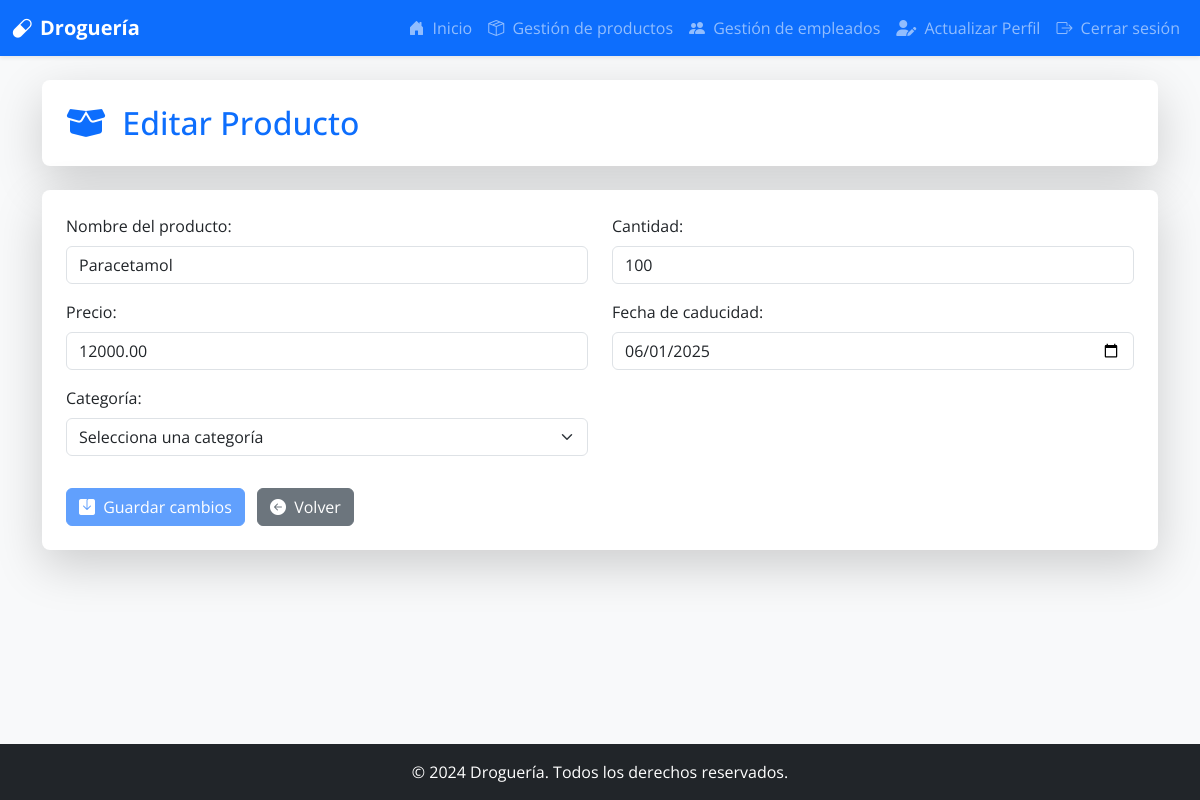
/productosDB/edit/1 (signed in), run on the app's committed database.
### models.py (models this page shows)
class Producto(db.Model):
    __tablename__ = 'productos'
    producto_ID = db.Column(db.Integer, primary_key=True, autoincrement=True)
    categoria_FK = db.Column(db.Integer, db.ForeignKey('categoria.categoria_ID', ondelete='CASCADE'), nullable=False)
    nombre_producto = db.Column(db.String(150), nullable=False)
    cantidad = db.Column(db.Integer, nullable=False)
    precio = db.Column(db.Integer, nullable=False)
    fecha_caducidad = db.Column(db.Date, nullable=False)
    facturas_detalle = db.relationship('FacturaDetalle', backref='producto', cascade='all, delete')
    inventario = db.relationship('Inventario', backref='producto', cascade='all, delete')

### app.py (the view)
@app.route('/productosDB/edit/<int:id>', methods=['GET'])
@login_required
def edit_producto(id):
    if Rol.query.get(current_user.rol_FK).rol_usuario != "administrador":
        return jsonify({"error": "Acceso no autorizado"}), 403
    producto = Producto.query.get_or_404(id)
    categorias = Categoria.query.all()
    return render_template('edit_producto.html', producto=producto, categorias=categorias                                                                                                     )

### app.py (called while the page is built)
@login_manager.user_loader
def load_user(user_id):
    return db.session.get(Usuario, int(user_id))

### templates/edit_producto.html (shortened to what this page needs)
<!DOCTYPE html>
<html lang="es">
<head>
    <link href="https://cdn.jsdelivr.net/npm/bootstrap@5.3.2/dist/css/bootstrap.min.css" rel="stylesheet">
    <link href="https://cdn.jsdelivr.net/npm/bootstrap-icons@1.11.1/font/bootstrap-icons.css" rel="stylesheet">
    <link rel="stylesheet" href="https://cdnjs.cloudflare.com/ajax/libs/font-awesome/6.5.2/css/all.min.css">
</head>
<body class="bg-light">
    <nav class="navbar navbar-expand-lg navbar-dark bg-primary shadow-sm">
        <div class="container-fluid">
            <a class="navbar-brand d-flex align-items-center" href="{{ url_for('adminMain') }}">
                <i class="bi bi-capsule me-2"></i>
                <span class="fw-bold">Droguería</span>
            </a>
            <div class="collapse navbar-collapse" id="navbarNav">
                <ul class="navbar-nav ms-auto">
                    <li class="nav-item">
                        <a class="nav-link" href="{{ url_for('adminMain') }}"><i class="bi bi-house-door-fill me-1"></i> Inicio</a>
                    </li>
                    <li class="nav-item">
                        <a class="nav-link" href="{{ url_for('productosDB') }}"><i class="bi bi-box-seam me-1"></i> Gestión de productos</a>
                    </li>
                    <li class="nav-item">
                        <a class="nav-link" href="{{ url_for('empleadosDB') }}"><i class="bi bi-people-fill me-1"></i> Gestión de empleados</a>
                    </li>
                    <li class="nav-item">
                        <a class="nav-link" href="{{ url_for('update_profile') }}"><i class="fas fa-user-edit me-1"></i> Actualizar Perfil</a>
                    </li>
                    <li class="nav-item">
                        <a class="nav-link" href="{{ url_for('logout') }}"><i class="bi bi-box-arrow-right me-1"></i> Cerrar sesión</a>
                    </li>
                </ul>
            </div>
        </div>
    </nav>
    <main class="container mt-4 mb-5">
        <div class="card shadow-lg p-4 rounded-3 border-0 bg-white mb-4">
            <h2 class="card-title text-primary mb-0">
                <i class="fas fa-box-open me-2"></i> Editar Producto
            </h2>
        </div>
        <div class="card shadow-lg p-4 rounded-3 border-0 bg-white">
            <form action="{{ url_for('update_producto', id=producto.producto_ID) }}" method="POST" id="formEditarProducto" class="needs-validation" novalidate>
                <div class="row">
                    <div class="col-md-6 mb-3">
                        <label for="nombre_producto" class="form-label">Nombre del producto:</label>
                        <input type="text" class="form-control" id="nombre_producto" name="nombre_producto" value="{{ producto.nombre_producto }}" required>
                    </div>
                    <div class="col-md-6 mb-3">
                        <label for="cantidad" class="form-label">Cantidad:</label>
                        <input type="number" class="form-control" id="cantidad" name="cantidad" value="{{ producto.cantidad }}" required min="1">
                    </div>
                    <div class="col-md-6 mb-3">
                        <label for="precio" class="form-label">Precio:</label>
                        <input type="number" step="0.01" class="form-control" id="precio" name="precio" value="{{ "%.2f"|format(producto.precio) }}" required min="0.01">
                    </div>
                    <div class="col-md-6 mb-3">
                        <label for="fecha_caducidad" class="form-label">Fecha de caducidad:</label>
                        <input type="date" class="form-control" id="fecha_caducidad" name="fecha_caducidad" value="{{ producto.fecha_caducidad.strftime('%Y-%m-%d') if producto.fecha_caducidad else '' }}" required>
                    </div>
                    <div class="col-md-6 mb-3">
                        <label for="categoria" class="form-label">Categoría:</label>
                        <select class="form-select" id="categoria" name="categoria_ID" required>
                            <option value="">Selecciona una categoría</option>
                        </select>
                    </div>
                </div>
                <button type="submit" class="btn btn-primary mt-3" id="btnGuardarCambios"><i class="bi bi-save-fill me-1"></i> Guardar cambios</button>
                <a href="{{ url_for('productosDB') }}" class="btn btn-secondary mt-3 ms-2"><i class="bi bi-arrow-left-circle-fill me-1"></i> Volver</a>
            </form>
        </div>
    </main>
    <footer class="footer mt-auto py-3 bg-dark text-white">
        <div class="container text-center">
            <span>© 2024 Droguería. Todos los derechos reservados.</span>
        </div>
    </footer>
</body>
</html>

### templates/edit_producto.html (style rules this page uses)
body { font-family: 'Open Sans', sans-serif; display: flex; flex-direction: column; min-height: 100vh; }
main { flex: 1; }

### data on the page
Producto: nombre_producto "Paracetamol", cantidad "100", precio "12000.00", fecha_caducidad "06/01/2025"
